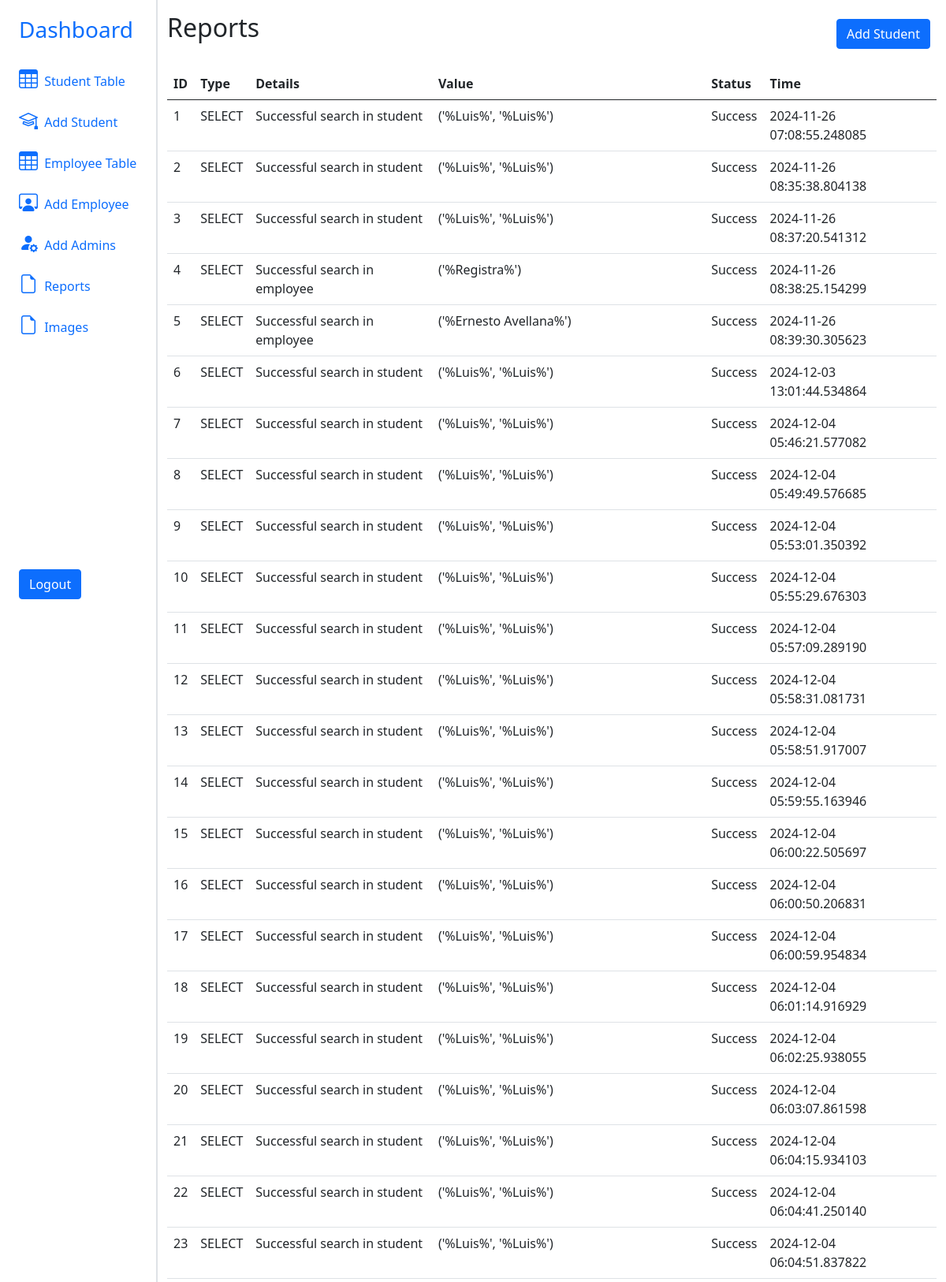
The page /reporttbl (upper part) on the database its author committed.
### tables this page shows
CREATE TABLE report(
    id INTEGER PRIMARY KEY AUTOINCREMENT,
    query_type TEXT NOT NULL,
    details TEXT NOT NULL,
    query_value TEXT NOT NULL,
    status TEXT NOT NULL,
    timestamp DATETIME NOT NULL
);

### app.py (the view)
@app.route('/reporttbl', methods=['GET' , 'POST'])
def reporttbl():
    conn = connect()
    report = conn.execute('SELECT * FROM report').fetchall()
    conn.close()
    response = make_response(render_template('reporttbl.html', report=report))
    response.headers['Cache-Control'] = 'no-store, no-cache, must-revalidate, post-check=0, pre-check=0, max-age=0'
    response.headers['Pragma'] = 'no-cache'
    return response

### app.py (called while the page is built)
def connect():
    conn = sqlite3.connect('hub.db')
    conn.row_factory = sqlite3.Row
    return conn

### templates/reporttbl.html
{% extends "dashboard.html" %}
{% block content %}
<div>
<div class="d-flex justify-content-between align-content-center mb-3">
<div class="h2">Reports</div>
<div class="p-2"><a class="btn btn-primary" href="{{ url_for('student') }}" role="button">Add Student</a></div>
</div>
<table class="table">
    <thead>
        <tr>
            <th scope="col">ID</th>
            <th scope="col">Type</th>
            <th scope="col">Details</th>
            <th scope="col">Value</th>
            <th scope="col">Status</th>
            <th scope="col">Time</th>
        </tr>
    </thead>
    <tbody>
        {% for reports in report %}
        <tr>
            <td>{{ reports['id'] }}</td>
            <td>{{ reports['query_type'] }}</td>
            <td>{{ reports['details'] }}</td>
            <td>{{ reports['query_value'] }}</td>
            <td>{{ reports['status'] }}</td>
            <td>{{ reports['timestamp'] }}</td>
        </tr>
        {% endfor %}
    </tbody>
</table>
{% endblock %}

### rows shown on the page
report: id "1", query_type "SELECT", details "Successful search in student", query_value "('%Luis%', '%Luis%')", status "Success", timestamp "2024-11-26 07:08:55.248085"
report: id "2", query_type "SELECT", details "Successful search in student", query_value "('%Luis%', '%Luis%')", status "Success", timestamp "2024-11-26 08:35:38.804138"
report: id "3", query_type "SELECT", details "Successful search in student", query_value "('%Luis%', '%Luis%')", status "Success", timestamp "2024-11-26 08:37:20.541312"
report: id "4", query_type "SELECT", details "Successful search in employee", query_value "('%Registra%')", status "Success", timestamp "2024-11-26 08:38:25.154299"
report: id "5", query_type "SELECT", details "Successful search in employee", query_value "('%Ernesto Avellana%')", status "Success", timestamp "2024-11-26 08:39:30.305623"
report: id "6", query_type "SELECT", details "Successful search in student", query_value "('%Luis%', '%Luis%')", status "Success", timestamp "2024-12-03 13:01:44.534864"
report: id "7", query_type "SELECT", details "Successful search in student", query_value "('%Luis%', '%Luis%')", status "Success", timestamp "2024-12-04 05:46:21.577082"
report: id "8", query_type "SELECT", details "Successful search in student", query_value "('%Luis%', '%Luis%')", status "Success", timestamp "2024-12-04 05:49:49.576685"
report: id "9", query_type "SELECT", details "Successful search in student", query_value "('%Luis%', '%Luis%')", status "Success", timestamp "2024-12-04 05:53:01.350392"
report: id "10", query_type "SELECT", details "Successful search in student", query_value "('%Luis%', '%Luis%')", status "Success", timestamp "2024-12-04 05:55:29.676303"
report: id "11", query_type "SELECT", details "Successful search in student", query_value "('%Luis%', '%Luis%')", status "Success", timestamp "2024-12-04 05:57:09.289190"
report: id "12", query_type "SELECT", details "Successful search in student", query_value "('%Luis%', '%Luis%')", status "Success", timestamp "2024-12-04 05:58:31.081731"
report: id "13", query_type "SELECT", details "Successful search in student", query_value "('%Luis%', '%Luis%')", status "Success", timestamp "2024-12-04 05:58:51.917007"
report: id "14", query_type "SELECT", details "Successful search in student", query_value "('%Luis%', '%Luis%')", status "Success", timestamp "2024-12-04 05:59:55.163946"
report: id "15", query_type "SELECT", details "Successful search in student", query_value "('%Luis%', '%Luis%')", status "Success", timestamp "2024-12-04 06:00:22.505697"
report: id "16", query_type "SELECT", details "Successful search in student", query_value "('%Luis%', '%Luis%')", status "Success", timestamp "2024-12-04 06:00:50.206831"
report: id "17", query_type "SELECT", details "Successful search in student", query_value "('%Luis%', '%Luis%')", status "Success", timestamp "2024-12-04 06:00:59.954834"
report: id "18", query_type "SELECT", details "Successful search in student", query_value "('%Luis%', '%Luis%')", status "Success", timestamp "2024-12-04 06:01:14.916929"
report: id "19", query_type "SELECT", details "Successful search in student", query_value "('%Luis%', '%Luis%')", status "Success", timestamp "2024-12-04 06:02:25.938055"
report: id "20", query_type "SELECT", details "Successful search in student", query_value "('%Luis%', '%Luis%')", status "Success", timestamp "2024-12-04 06:03:07.861598"
report: id "21", query_type "SELECT", details "Successful search in student", query_value "('%Luis%', '%Luis%')", status "Success", timestamp "2024-12-04 06:04:15.934103"
report: id "22", query_type "SELECT", details "Successful search in student", query_value "('%Luis%', '%Luis%')", status "Success", timestamp "2024-12-04 06:04:41.250140"
report: id "23", query_type "SELECT", details "Successful search in student", query_value "('%Luis%', '%Luis%')", status "Success", timestamp "2024-12-04 06:04:51.837822"
